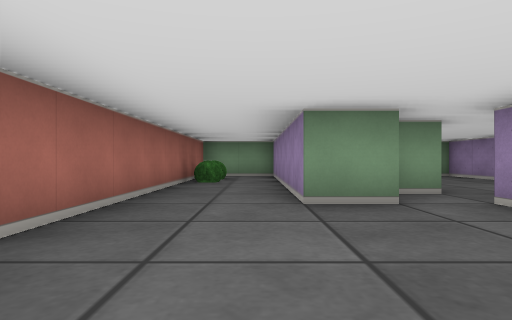
View 1 (above)

12 first-person views from a walk through a cub3D level. The camera is about half as high as the walls, looks level and sees 75° across. The floor is counted in squares. Each view is taken from the middle of a square. On the plan, view 1 faces up. The plan holds only what a view shows up to about 9 squares ahead; the rest is blank.

View 2
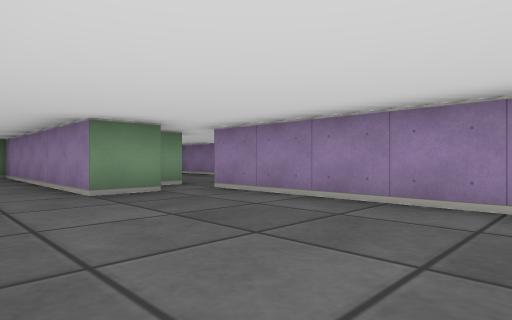

View 3
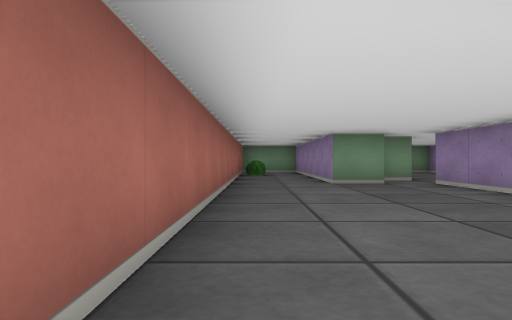

View 4
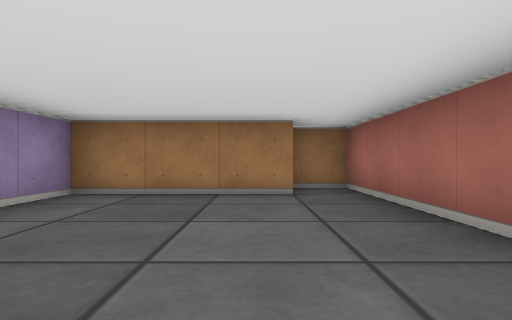

View 5
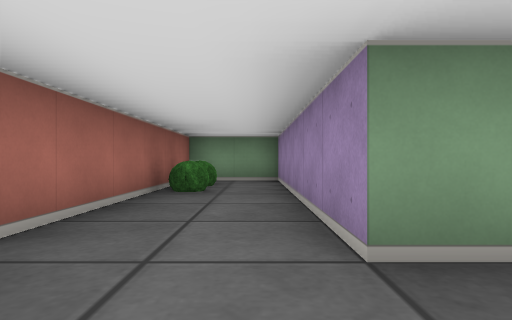

View 6
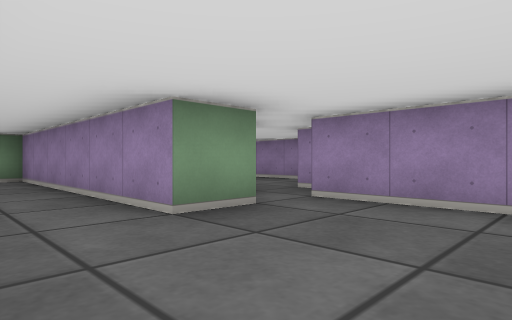

View 7
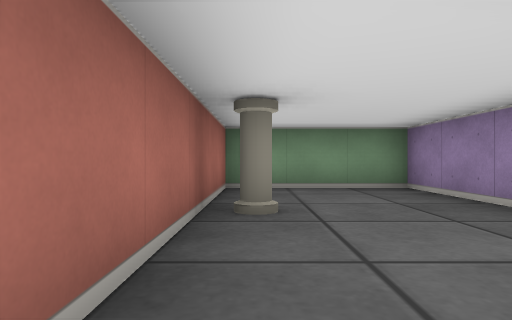

View 8
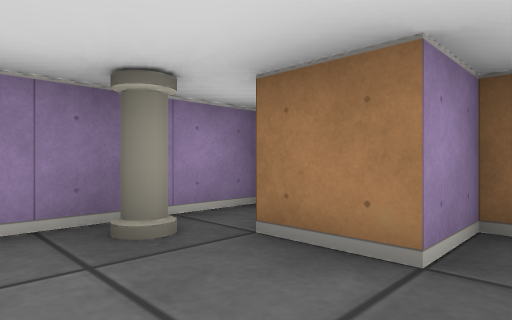

View 9
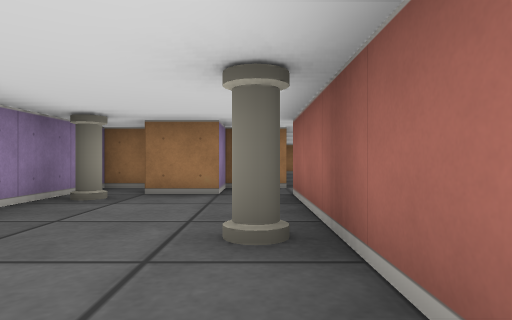

View 10
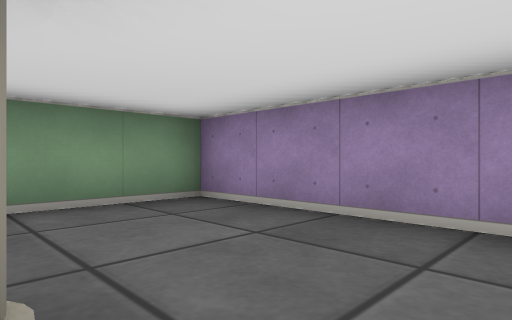

View 11
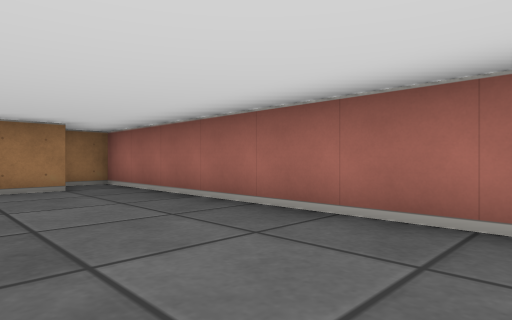

View 12
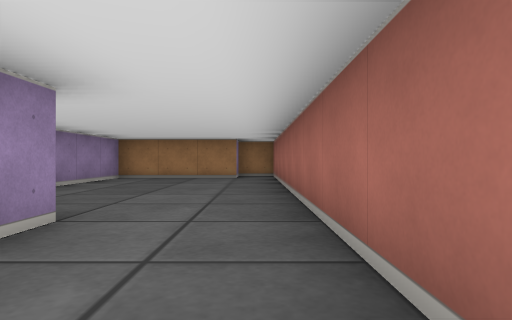

### Floor plan
Ten units are one square. View 1 is at (0, 0); x grows to the right and y downward. Boxes are objects, and circles mark ways between rooms. Rooms are numbered by the first view taken in them; rooms with no view inside come last. Other rooms are left out.
<svg viewBox="-20 -100 80 140">
<path fill="none" stroke="#000" d="M16 -35 5 -35 5 -95 -15 -95 -15 35 -5 35M25 -45 19 -45M-6 25 25 25 25 -35 35 -35 35 -45M35 -45 45 -45M48 -35 55 -35 55 -95 25 -95 25 -45"/>
<rect x="-15" y="-75" width="10" height="10" fill="#bbb"><title>bush</title></rect>
<rect x="-15" y="-85" width="10" height="10" fill="#bbb"><title>bush</title></rect>
<rect x="25" y="-75" width="10" height="10" fill="#bbb"><title>pillar</title></rect>
<rect x="45" y="-55" width="10" height="10" fill="#bbb"><title>pillar</title></rect>
<circle cx="30" cy="-50" r="3" fill="#2a7"/>
<text x="0" y="-20">1</text>
<text x="40" y="-70">2</text>
</svg>
Room 1 opens to room 2.

Where each view was taken, in squares from view 1:
view 1: 0 up, 0 right, facing up
view 2: 1 down, 1 left, facing up-right
view 3: 3 down, 1 left, facing up
view 4: 2 up, 0 right, facing down
view 5: 2 up, 0 right, facing up
view 6: 1 up, 1 left, facing up-right
view 7: 4 up, 3 right, facing up
view 8: 6 up, 3 right, facing down-right
view 9: 9 up, 3 right, facing down
view 10: 6 up, 3 right, facing up-right
view 11: 3 up, 1 right, facing down-left
view 12: 6 up, 1 left, facing down
